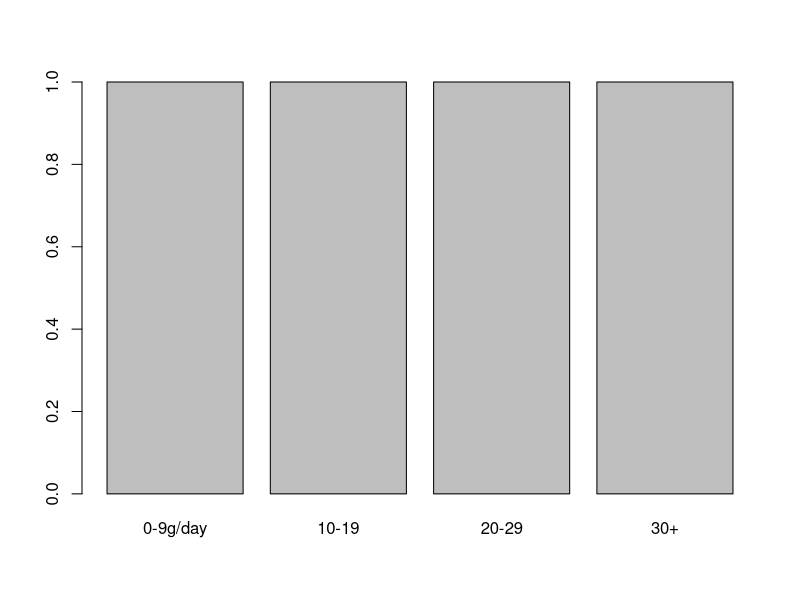
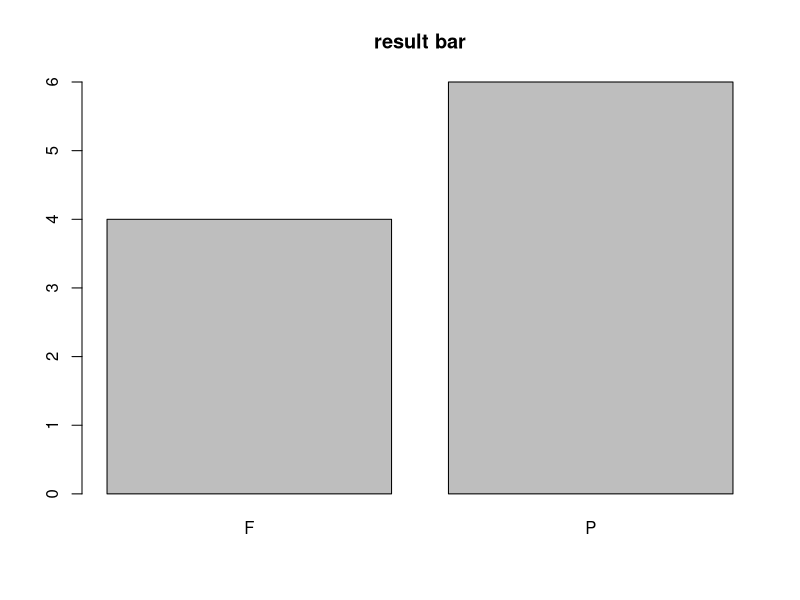
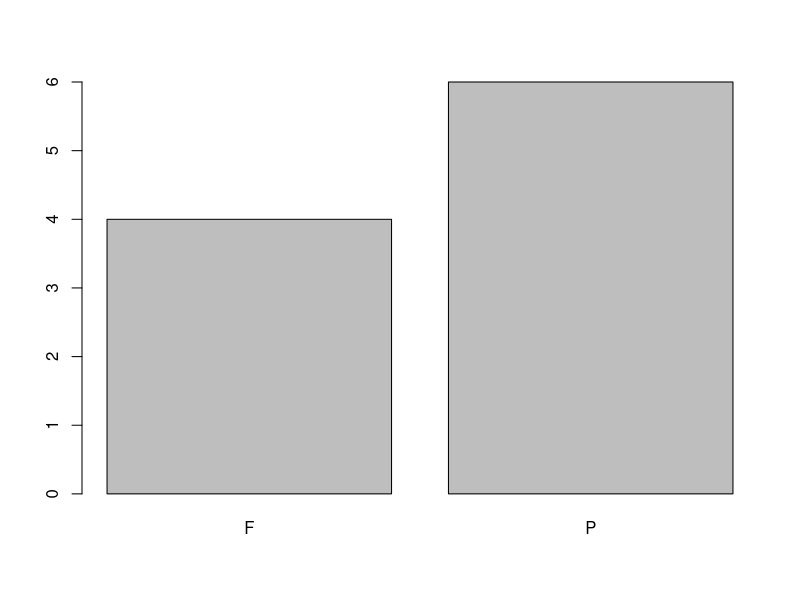
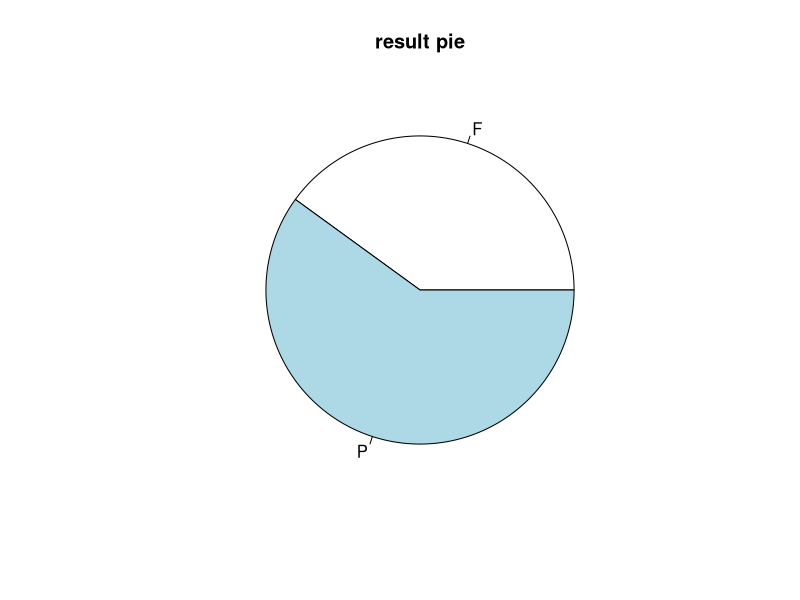
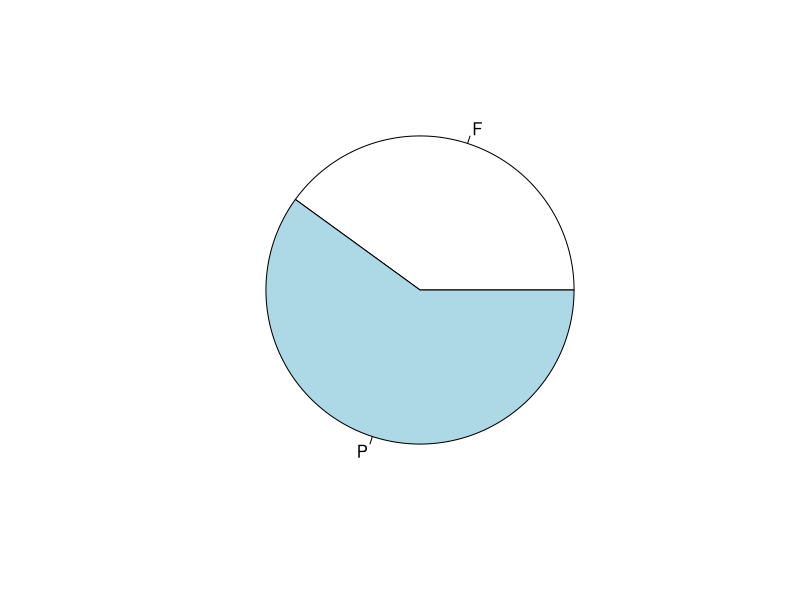
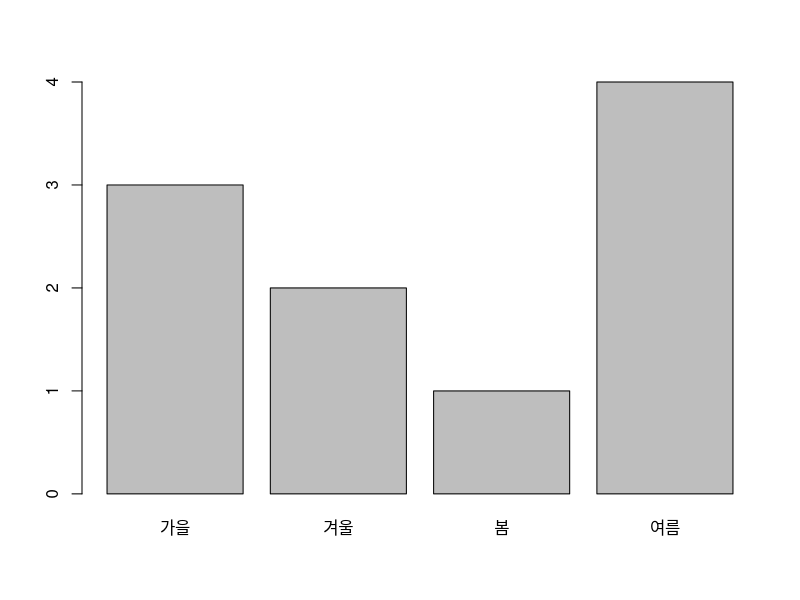
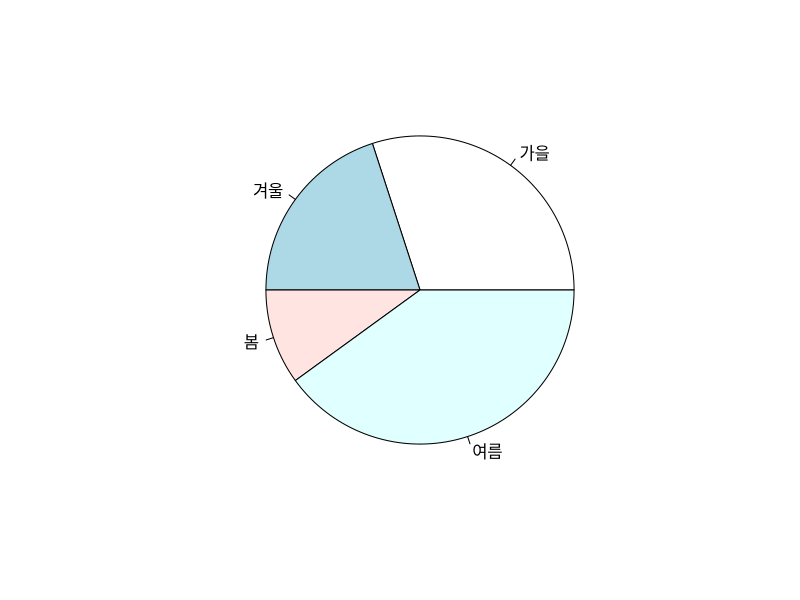
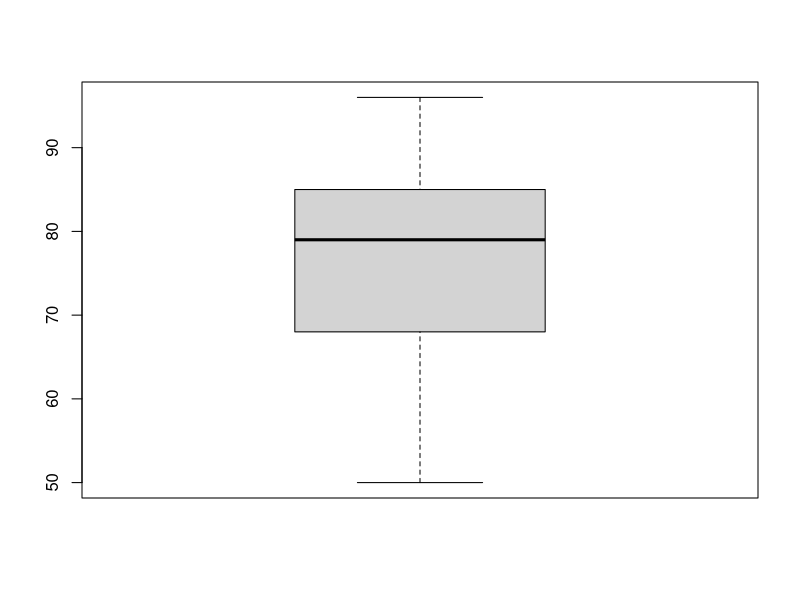

Write R code to recreate these figures, in order.
# 1. R에서 제공하는 esoph 데이터셋에 대해 다음 문제를 해결하기 위한 R 코드를 작성하시오.

# (1) esoph 데이터셋의 tobgp 열(column)에는 각 사람이 하루에 섭취하는 담배 소비량이 범주형 자료 형태로 저장되어 있다. esoph 데이터셋의 tobgp열의 값을 잘라내어 tabaco에 저장한 후, tabaco의 값을 출력하시오. 
tabaco <- esoph$tobgp

# (2) tabaco에 있는 값들의 중복을 제거하고 출력하시오. 
tabaco <- unique(tabaco)
tabaco
 
# (3) tabaco에 있는 값들에 대해 도수분포표를 작성하여 출력하시오. 
table(tabaco)

 
# (4) tabaco에 있는 값들에 대해 막대그래프를 작성하여 출력하시오. 
barplot(table(tabaco))


# 2. 어떤 학급 학생들의 시험 통과 여부가 다음과 같을 때 주어진 문제를 해결하기 위한 R 코드를 작성하시오.
# 
# PPFPFPFPPF
# 
# (1) 위의 자료를 result에 저장하시오.
result <- c('P','P','F','P','F','P','F','P','P','F')
result
# (2) result에 있는 값들에 대해 도수분포표를 작성하여 출력하시오.
table(result)
 
# (3) result에 있는 값들에 대해 막대그래프를 작성하여 출력하시오.
ds <- table(result)
ds
barplot(ds, main='result bar')

barplot(table(result))

# (4) result에 있는 값들에 대해 원그래프를 작성하여 출력하시오. 
ds <- table(result)
ds
pie(ds, main='result pie')

pie(table(result))            




# 3. 좋아하는 계절에 대한 조사 결과가 다음과 같을 때 주어진 문제를 해결하기 위한 R 코드를 작성하시오.
# 
# season = c('여름', '겨울', '봄', '가을', '여름', '가을', '겨울', '여름', '여름', '가을')

# (1) 위의 자료를 season 벡터에 저장하시오.
season = c('여름', '겨울', '봄', '가을', '여름', '가을', '겨울', '여름', '여름', '가을')
# (2) season에 있는 값들에 대해 도수분포표를 작성하여 출력하시오.
table(season)

# (3) season에 있는 값들에 대해 막대그래프를 작성하여 출력하시오.
barplot(table(season)) 

# (4) season에 있는 값들에 대해 원그래프를 작성하여 출력하시오.
pie(table(season) )



# 4. 학생 A의 과목별 성적이 다음과 같을 때 각 문제를 해결하기 위한 R 코드를 작성하시오.

score <- c(90,85,73,80,85,65,78,50,68,96)
names(score) <-c('KOR','ENG','ATH','HIST','SOC','MUSIC','BIO','EARTH','PHY','ART')

# (1) 위 데이터를 score 벡터에 저장하시오(과목명은 데이터 이름으로 저장).
score <- c(90,85,73,80,85,65,78,50,68,96)
names(score) <-c('KOR','ENG','ATH','HIST','SOC','MUSIC','BIO','EARTH','PHY','ART')

 
# (2) score 벡터의 내용을 출력하시오.
score
 
# (3) 전체 성적의 평균과 중앙값을 각각 구하시오.
mean(score)
median((score))
 
# (4) 전체 성적의 표준편차를 출력하시오.
sd(score)
 
# (5) 가장 성적이 높은 과목의 이름을 출력하시오.
names(score[score == max(score)])
 
#(6) 성적에 대한 상자그림을 작성하고, 이상치에 해당하는 과목이 있으면 출력하시오.
boxplot(score)
boxplot.stats(score) #이상치 없음
 
# (7) 다음 조건을 만족하는 학생성적에 대한 히스토그램을 작성하시오.
# (그래프 제목: 학생 성적, 막대의 색: 보라색)
hist( score, main ='학생성적', col='Purple')


# 5. R에서 제공하는 mtcars 데이터셋에 대해 다음 문제를 해결하기 위한 R 코드를 작성하시오.
# (1) 중량(wt)의 평균값, 중앙값, 절사평균값(절사범위: 15%), 표준편차를 각각 구하시오.
mtcars
mean(mtcars$wt)
median(mtcars$wt) 
mean(mtcars$wt, trim=0.15) 
sd(mtcars$wt)

# (2) 중량(wt)에 대해 summary( ) 함수의 적용 결과를 출력하시오.
wt <- mtcars$wt
wt
summary(wt)
# (3) 실린더수(cyl)에 대해 도수분포표를 출력하시오.
cyl <- mtcars$cyl
table(cyl)
 
# (4) 앞에서 구한 도수분포표를 막대그래프로 출력하시오.
barplot(table(cyl))
 
# (5) 중량(wt)의 히스토그램을 출력하시오.
hist(wt)

# (6) 중량(wt)에 대해 상자그림을 출력하시오.(단, 상자그림으로부터 관찰할 수 있는 정보를 함께 출력하시오.)
boxplot(wt, main = '중량의 크기')
boxplot.stats(wt) 
# (7) 배기량(disp)에 대한 상자그림을 출력하시오.(단, 상자그림으로부터 관찰할 수 있는 정보를 함께 출력하시오.)
disp <- mtcars$disp
disp

boxplot(disp, main= '배기량')
boxplot.stats(disp)
# (8) 기어수(gear)를 그룹 정보로 하여 연비(mpg) 자료에 대해 상자그림을 작성하고, 각 그룹의 상자그림을 비교하여 관찰할 수 있는 것이 무엇인지 나타내시오.
boxplot(mtcars$mpg~mtcars$gear)


# 6. R에서 제공하는 trees 데이터셋에 대해 다음 문제를 해결하기 위한 R 코드를 작성하시오.
# (1) trees 데이터셋의 앞쪽 일부 데이터만 출력하시오.
head(trees)

# (2) 나무 지름(Girth)의 평균값, 중앙값, 절사평균값(절사범위: 15%), 표준편차를 각각 구하시오.
mean(trees$Girth)
median(trees$Girth)
mean(trees$Girth, trim =0.15)
sd(trees$Girth)

# (3) 나무 지름(Girth)에 대해 히스토그램을 작성하시오.
hist(trees$Girth)
 
# (4) 나무 지름(Girth)에 대해 상자그림을 작성하시오.
boxplot(trees$Girth)
 
# (5) 나무 높이(Height)의 평균값, 중앙값, 절사평균값(절사범위: 15%), 표준편차를 각각 구하시오.
mean(trees$Height)
median(trees$Height)
mean(trees$Height, trim =0.15)
sd(trees$Height)

# (6) 나무 높이(Height)에 대해 히스토그램을 작성하시오.
hist(trees$Height)
 
# (7) 나무 높이(Height)에 대해 상자그림을 작성하시오.
boxplot(trees$Height)


# 7. R에서 제공하는 Orange 데이터셋에 대해 다음 문제를 해결하기 위한 R 코드를 작성하시오.
# (1) Orange 데이터셋의 앞쪽 일부 데이터만 출력하시오.
head(Orange) 

# (2) 나무 연령(age)의 평균값, 중앙값, 절사평균값(절사범위: 15%), 표준편차를 각각 구하시오.
mean(Orange$age)
median(Orange$age)
mean(Orange$age, trim =0.15)
sd(Orange$age)

# (3) 나무 연령(age)에 대해 히스토그램을 작성하시오.
hist(Orange$age)

# (4) 나무 연령(age)에 대해 상자그림을 작성하되 그룹(Tree)을 구분하여 작성하시오.
Orange$Tree
boxplot(Orange$age~Tree, data = Orange)
 
# (5) 나무 둘레(circumference)의 평균값, 중앙값, 절사평균값(절사범위: 15%), 표준편차를 각각 구하시오.(단, 그룹(Tree) 번호 2는 제외하시오.)
#제외하기
idx <- !(Orange$Tree == 2)
tree.2d <- Orange$circumference[idx]

mean(tree.2d)
median(tree.2d)
mean(tree.2d, trim =0.15)
sd(tree.2d)

# (6) 나무 둘레(circumference)에 대해 히스토그램을 작성하시오.(단, 그룹(Tree) 번호 2는 제외하시오.)
hist(tree.2d)

# (7) 나무 둘레(circumference)에 대해 상자그림을 작성하되 그룹(Tree)을 구분하여 작성하시오.
boxplot(Orange$circumference ~ Tree, data = Orange)

